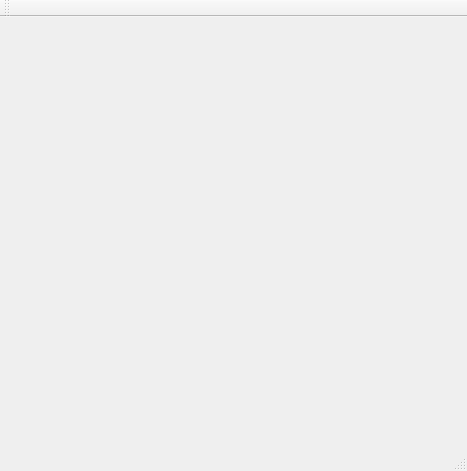
<?xml version="1.0" encoding="UTF-8"?>
<ui version="4.0">
 <class>MainWindow</class>
 <widget class="QMainWindow" name="MainWindow">
  <property name="geometry">
   <rect>
    <x>0</x>
    <y>0</y>
    <width>467</width>
    <height>471</height>
   </rect>
  </property>
  <property name="windowTitle">
   <string>MainWindow</string>
  </property>
  <widget class="QWidget" name="centralWidget"/>
  <widget class="QMenuBar" name="menuBar">
   <property name="geometry">
    <rect>
     <x>0</x>
     <y>0</y>
     <width>467</width>
     <height>21</height>
    </rect>
   </property>
  </widget>
  <widget class="QToolBar" name="mainToolBar">
   <attribute name="toolBarArea">
    <enum>TopToolBarArea</enum>
   </attribute>
   <attribute name="toolBarBreak">
    <bool>false</bool>
   </attribute>
  </widget>
  <widget class="QStatusBar" name="statusBar"/>
 </widget>
 <layoutdefault spacing="6" margin="11"/>
 <resources/>
 <connections/>
</ui>
